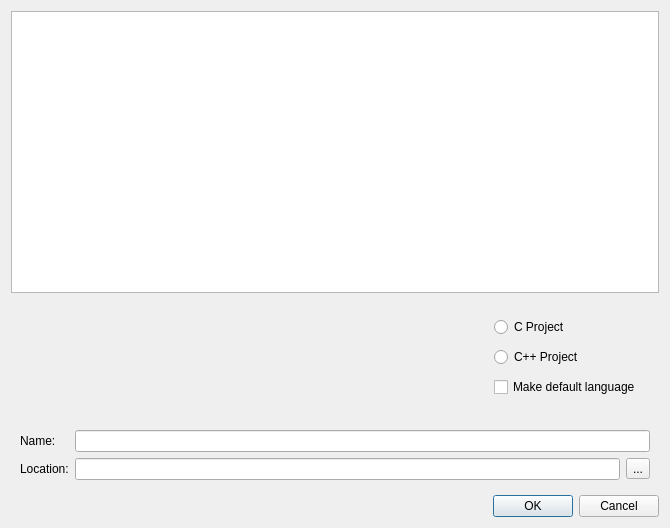
<?xml version="1.0" encoding="UTF-8"?>
<ui version="4.0">
 <class>NewProjectDialog</class>
 <widget class="QDialog" name="NewProjectDialog">
  <property name="geometry">
   <rect>
    <x>0</x>
    <y>0</y>
    <width>670</width>
    <height>528</height>
   </rect>
  </property>
  <property name="windowTitle">
   <string>New Project</string>
  </property>
  <layout class="QVBoxLayout" name="verticalLayout">
   <item>
    <widget class="QListView" name="lstTemplates">
     <property name="flow">
      <enum>QListView::LeftToRight</enum>
     </property>
    </widget>
   </item>
   <item>
    <widget class="QWidget" name="widget" native="true">
     <layout class="QHBoxLayout" name="horizontalLayout">
      <item>
       <widget class="QLabel" name="lblDescription">
        <property name="sizePolicy">
         <sizepolicy hsizetype="Expanding" vsizetype="Preferred">
          <horstretch>0</horstretch>
          <verstretch>0</verstretch>
         </sizepolicy>
        </property>
        <property name="text">
         <string/>
        </property>
       </widget>
      </item>
      <item>
       <widget class="QWidget" name="widget_2" native="true">
        <layout class="QGridLayout" name="gridLayout">
         <property name="verticalSpacing">
          <number>10</number>
         </property>
         <item row="2" column="0">
          <widget class="QCheckBox" name="chkMakeDefault">
           <property name="text">
            <string>Make default language</string>
           </property>
          </widget>
         </item>
         <item row="0" column="0">
          <widget class="QRadioButton" name="rdCProject">
           <property name="text">
            <string>C Project</string>
           </property>
           <attribute name="buttonGroup">
            <string notr="true">btnGroupLanguage</string>
           </attribute>
          </widget>
         </item>
         <item row="1" column="0">
          <widget class="QRadioButton" name="rdCppProject">
           <property name="text">
            <string>C++ Project</string>
           </property>
           <attribute name="buttonGroup">
            <string notr="true">btnGroupLanguage</string>
           </attribute>
          </widget>
         </item>
        </layout>
       </widget>
      </item>
     </layout>
    </widget>
   </item>
   <item>
    <widget class="QWidget" name="widget_3" native="true">
     <layout class="QGridLayout" name="gridLayout_2">
      <item row="0" column="0">
       <widget class="QLabel" name="label_2">
        <property name="text">
         <string>Name:</string>
        </property>
       </widget>
      </item>
      <item row="1" column="0">
       <widget class="QLabel" name="label_3">
        <property name="text">
         <string>Location:</string>
        </property>
       </widget>
      </item>
      <item row="1" column="2">
       <widget class="QLineEdit" name="txtLocation"/>
      </item>
      <item row="1" column="3">
       <widget class="QToolButton" name="toolButton">
        <property name="text">
         <string>...</string>
        </property>
        <property name="icon">
         <iconset>
          <normalon>:/icons/images/newlook24/053-open.png</normalon>
         </iconset>
        </property>
       </widget>
      </item>
      <item row="0" column="2" colspan="2">
       <widget class="QLineEdit" name="txtName"/>
      </item>
     </layout>
    </widget>
   </item>
   <item>
    <widget class="QDialogButtonBox" name="buttonBox">
     <property name="orientation">
      <enum>Qt::Horizontal</enum>
     </property>
     <property name="standardButtons">
      <set>QDialogButtonBox::Cancel|QDialogButtonBox::Ok</set>
     </property>
    </widget>
   </item>
  </layout>
 </widget>
 <resources/>
 <connections>
  <connection>
   <sender>buttonBox</sender>
   <signal>accepted()</signal>
   <receiver>NewProjectDialog</receiver>
   <slot>accept()</slot>
   <hints>
    <hint type="sourcelabel">
     <x>248</x>
     <y>254</y>
    </hint>
    <hint type="destinationlabel">
     <x>157</x>
     <y>274</y>
    </hint>
   </hints>
  </connection>
  <connection>
   <sender>buttonBox</sender>
   <signal>rejected()</signal>
   <receiver>NewProjectDialog</receiver>
   <slot>reject()</slot>
   <hints>
    <hint type="sourcelabel">
     <x>316</x>
     <y>260</y>
    </hint>
    <hint type="destinationlabel">
     <x>286</x>
     <y>274</y>
    </hint>
   </hints>
  </connection>
 </connections>
 <buttongroups>
  <buttongroup name="btnGroupLanguage"/>
 </buttongroups>
</ui>
